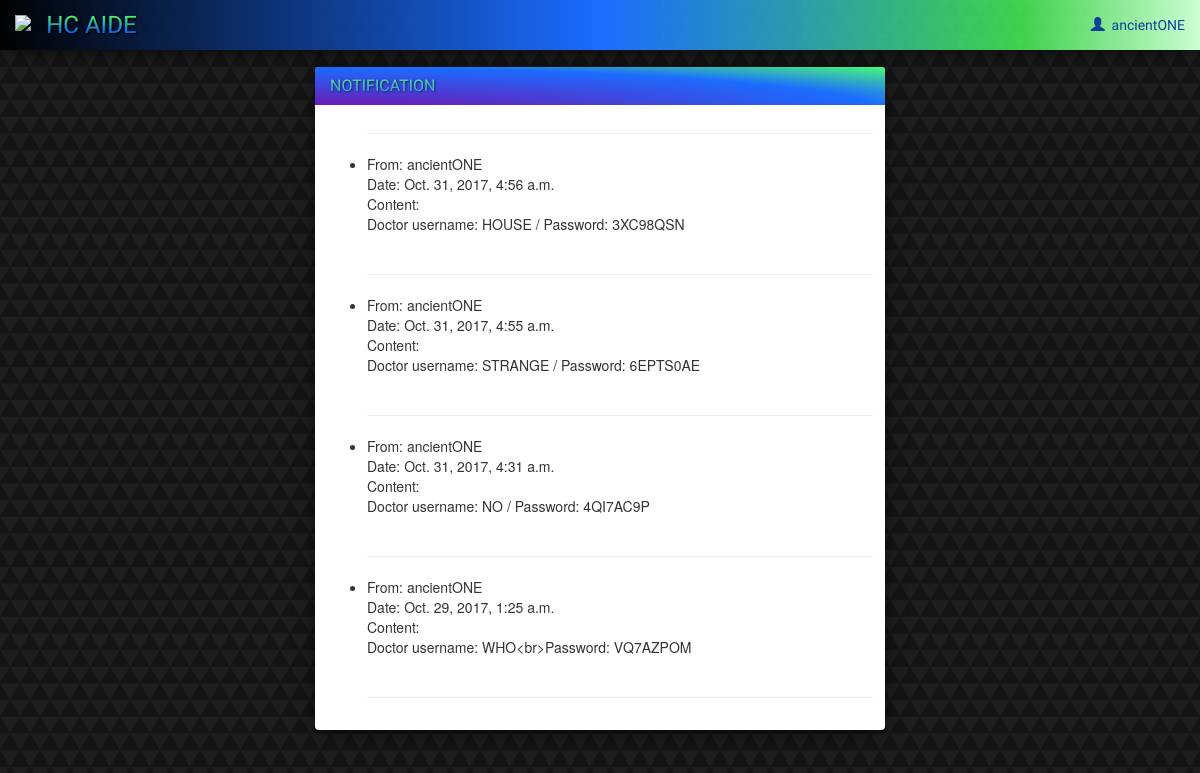
Screenshot of /health/homepage/messages (signed in) with the database file from the repository.
### health/models.py (models this page shows, shortened)
class User(AbstractUser):
    gender = models.CharField(max_length=1, default='0', choices=GENDER)
    identity = models.CharField(max_length=1, default='0', choices=IDENTITY)
    health_status = models.IntegerField(default=0)
    health_risk = models.CharField(max_length=100, default=' ')
    unread = models.IntegerField(default=0)
    doctor = models.ForeignKey(
        'self',
        on_delete=models.CASCADE,
        null=True
    )

class Message(models.Model):
    from_user = models.ForeignKey(
        User,
        on_delete=models.CASCADE,
        related_name='sender'
    )
    to_user = models.ForeignKey(
        User,
        on_delete=models.CASCADE,
        related_name='receiver'
    )
    content = models.CharField(max_length=200, null=True)
    viewed = models.BooleanField(default=False)
    send_date = models.DateTimeField('send date.')
    class Meta:
        ordering = ['-send_date']

### health/views.py (the view, shortened to what this page needs)
# urls.py: url(r'^homepage/(?P<slug>\w+)$', OperationView.as_view(), name='operations'),
class OperationView(BaseMixin, View):
    def get_context_data(self, **kwargs):
        context = super(OperationView, self).get_context_data(**kwargs)
        return context
    @method_decorator(login_required)
    def get(self, *args, **kwargs):
        slug = self.kwargs.get('slug')
        context = self.get_context_data()
        if slug == 'messages':
            context['messages'] = Message.objects.filter(to_user=context['log_user'])
            return render(self.request, 'health/messages.html', context)
        elif slug == 'modify_info':
            return render(self.request, 'health/personal_info.html', context)
        else:
            raise Http404

### health/views.py (called while the page is built)
    def get_context_data(self, **kwargs):
        context = super(BaseMixin, self).get_context_data(**kwargs)
        if self.request.user.is_active:
            log_user = User.objects.get(pk=self.request.user.id)
            context['log_user'] = log_user
            context['identity'] = log_user.identity
            context['health_risk'] = log_user.health_risk
            context['health_status'] = log_user.health_status
        else:
            context['log_user'] = None
        return context

### templates/health/messages.html
{% extends 'health/base.html' %}
{% block content %}
    <div class="container-fluid">
    <div class="row">
        <div class="col-sm-6 col-md-offset-3">
            <div class="panel panel-right ">
                <div class="panel-heading">
                    <h3 class="panel-title" data-text="NOTIFICATION">NOTIFICATION&nbsp;</h3>
                </div>
                <div class="panel-body">
                    {% if messages %}
                        <ul>
                            <hr>
                            {% for message in messages %}
                                <li>
                                    From: {{ message.from_user.username }}<br>
                                    Date: {{ message.send_date }}<br>
                                    Content:<br>{{ message.content }}<br>
                                    <br>
                                    <hr>
                                </li>
                            {% endfor %}
                        </ul>
                    {% else %}
                        <h3>You don't have any data</h3>
                    {% endif %}
                </div>
            </div>
        </div>
    </div>
{% endblock %}

### templates/health/base.html (shortened to what this page needs)
<!DOCTYPE html>
<html lang="en">
<head>
    {% load staticfiles %}
    <link rel="stylesheet" type="text/css"
          href="https://maxcdn.bootstrapcdn.com/bootstrap/3.3.7/css/bootstrap.min.css"/>
    <link rel="stylesheet" type="text/css" href="{% static 'health/style.css' %}"/>
    <link rel="stylesheet" type="text/css" href="{% static 'health/circlestyle.css' %}"/>
    <link rel="stylesheet" type="text/css" href="{% static 'health/calendarstyle.css' %}"/>
</head>
<body>
<nav class="navbar navbar-inverse navbar-fixed-top">
    <div class="container-fluid">
        <div class="navbar-header">
            <img class="navbar-brand" src="https://s25.postimg.org/3wzkgvo6n/ELSE_52.png">
            <a class="navbar-brand" href="{% url 'health:homepage' %}" data-text="HC AIDE">HC AIDE&nbsp;</a>
        </div>
        <div class="collapse navbar-collapse" id="topNavBar">
            <ul class="nav navbar-nav navbar-right">
                <li class="dropdown">
                    {% if request.user.id %}
                        <a href="#" class="dropdown-toggle" data-toggle="dropdown" role="button" aria-expanded="true">
                            <div class="ssolutionn" id="settt"><span class="glyphicon glyphicon-user"
                                                                     aria-hidden="true"></span>&nbsp; {{ log_user.username }}
                            </div>
                        </a>
                    {% else %}
                        <a href="{% url 'health:user_control' 'register' %}" aria-expanded="true">
                            <div class="ssolutionn" id="settt"><span class="glyphicon glyphicon-user"
                                                                     aria-hidden="true"></span>&nbsp; SIGN UP
                            </div>
                        </a>
                    {% endif %}
                </li>
            </ul>
        </div>
    </div>
</nav>
<div id="main-part">
    {% block content %}
    {% endblock %}
</div>
</body>
</html>

### health/static/health/style.css (style rules this page uses)
body { background: white url("images/WP.png"); padding-top: 67px; }
.navbar-inverse .navbar-brand { position: relative; font-family: 'Carter One', cursive; text-shadow: 1px 1px 2px black; color: rgb(16, 74, 255); font-size: x-large; }
.navbar-inverse .navbar-brand[data-text]::after { content: attr(data-text); color: #4aff5a; position: absolute; left: 15.5px; top: 15px; z-index: 2; -webkit-mask-image: -webkit-gradient(linear, 0 0, 0 bottom, from(#0117ff), to(rgba(0, 0, 255, 0))); }
.navbar { border-radius: 0; box-shadow: 0 4px 20px -5px black; background: linear-gradient(to right, rgba(0, 0, 0, 0.9) 0, rgb(27, 108, 255) 50%, rgba(74, 255, 90, 0.8) 85%, rgb(203, 255, 211) 100%); border-bottom: none; }
#topNavBar li a { position: relative; overflow: hidden; z-index: 1; font-family: 'Baloo Bhaina', cursive; }
.panel { margin-bottom: 16px; }
.panel-body { padding: 8px 12px 12px 12px; }
.panel-right .panel-title { position: relative; text-shadow: 1px 1px 2px #0e3176; color: rgb(49, 143, 255); }
.panel-right .panel-title[data-text]::after { content: attr(data-text); color: rgba(118, 255, 110, 0.84); position: absolute; left: 0; z-index: 2; -webkit-mask-image: -webkit-gradient(linear, 0 0, 0 bottom, from(#0117ff), to(rgba(0, 0, 255, 0))); }
#topNavBar li a:after { display: block; position: absolute; margin: 0; top: 0; bottom: 0; left: 0; right: 0; content: '.'; color: transparent; width: 1px; height: 1px; border-radius: 50%; background: transparent; }
.panel-heading { border-bottom: none; }
.panel-right .panel-heading { background-image: radial-gradient(farthest-corner at 0px 45px , rgb(121, 13, 169) 0%, #1b6cff 70%, #4bff77 100%); }
.panel-title { font-family: 'Carter One', cursive; }
.panel { border: none; box-shadow: 0 4px 20px -5px black; }
.navbar-inverse .navbar-nav>li>a>.ssolutionn , .panel-title { color: rgb(255, 255, 255); text-shadow: 1px 1px 1px rgba(32, 32, 32, 0.93); }
#settt , .dropdown-menu>li>a { color: #114098; text-shadow: none; }

### health/static/health/calendarstyle.css (style rules this page uses)
*, *:before, *:after { -moz-box-sizing: border-box; -webkit-box-sizing: border-box; box-sizing: border-box; }

### rows the page displays
User: username "ancientONE"
Message: from_user.username "ancientONE", send_date "Oct. 31, 2017, 4:56 a.m.", content "Doctor username: HOUSE / Password: 3XC98QSN"
Message: from_user.username "ancientONE", send_date "Oct. 31, 2017, 4:55 a.m.", content "Doctor username: STRANGE / Password: 6EPTS0AE"
Message: from_user.username "ancientONE", send_date "Oct. 31, 2017, 4:31 a.m.", content "Doctor username: NO / Password: 4QI7AC9P"
Message: from_user.username "ancientONE", send_date "Oct. 29, 2017, 1:25 a.m.", content "Doctor username: WHO<br>Password: VQ7AZPOM"
